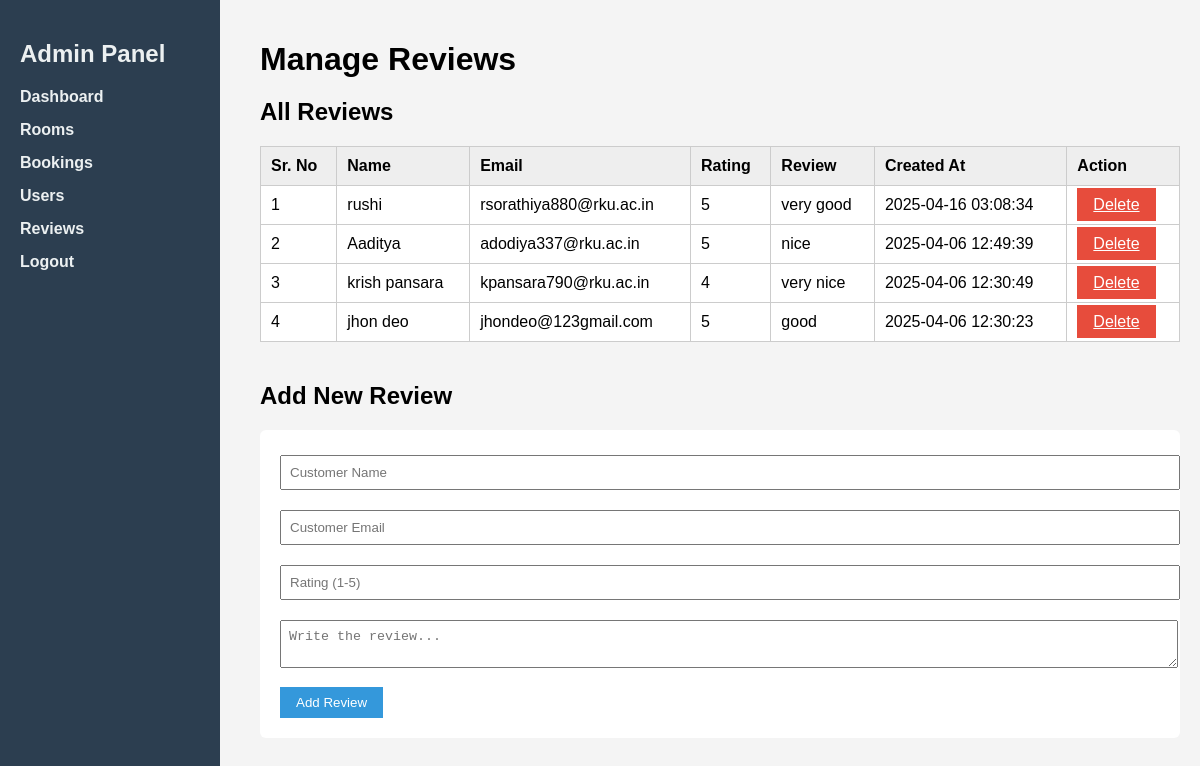
The page /admin/admin_reviews.php on the database its author committed.
### tables this page shows
CREATE TABLE `reviews` (
  `id` int(11) NOT NULL,
  `name` varchar(255) NOT NULL,
  `email` varchar(255) NOT NULL,
  `rating` int(11) NOT NULL,
  `review` text NOT NULL,
  `created_at` timestamp NOT NULL DEFAULT current_timestamp()
);

### admin/admin_reviews.php (the view, shortened to what this page needs)
<?php
$conn = new mysqli("localhost", "root", "", "ar_hotels");
$reviews = $conn->query("SELECT * FROM reviews ORDER BY created_at DESC");
?>
<!DOCTYPE html>
<html lang="en">
<head>
</head>
<body>
    <?php include 'admin_sidebar.php'; ?>
    <div class="main-content">
        <h1>Manage Reviews</h1>
        <h2>All Reviews</h2>
        <table>
            <thead>
                <tr>
                    <th>Sr. No</th>
                    <th>Name</th>
                    <th>Email</th>
                    <th>Rating</th>
                    <th>Review</th>
                    <th>Created At</th>
                    <th>Action</th>
                </tr>
            </thead>
            <tbody>
                <?php $sn = 1;
                while ($row = $reviews->fetch_assoc()): ?>
                    <tr>
                        <td data-label="Sr. No"><?= $sn++ ?></td>
                        <td data-label="Name"><?= $row['name'] ?></td>
                        <td data-label="Email"><?= $row['email'] ?></td>
                        <td data-label="Rating"><?= $row['rating'] ?></td>
                        <td data-label="Review"><?= $row['review'] ?></td>
                        <td data-label="Created"><?= $row['created_at'] ?></td>
                        <td data-label="Action">
                            <a href="admin_reviews.php?delete=<?= $row['id'] ?>" onclick="return confirm('Delete this review?');" class="btn btn-danger">Delete</a>
                        </td>
                    </tr>
                <?php endwhile; ?>
            </tbody>
        </table>
        <h2>Add New Review</h2>
        <form method="POST">
            <input type="text" name="name" placeholder="Customer Name" required>
            <input type="email" name="email" placeholder="Customer Email" required>
            <input type="number" name="rating" min="1" max="5" placeholder="Rating (1-5)" required>
            <textarea name="review" placeholder="Write the review..." required></textarea>
            <button type="submit" name="add_review" class="btn">Add Review</button>
        </form>
    </div>
</body>
</html>

### admin/admin_reviews.php (style rules this page uses)
body { margin: 0; font-family: Arial, sans-serif; background: #f4f4f4; }
.main-content { margin-left: 220px; padding: 20px; }
h1, h2 { margin-bottom: 20px; }
table { width: 100%; border-collapse: collapse; background: #fff; margin-bottom: 40px; }
th, td { padding: 10px; border: 1px solid #ccc; text-align: left; }
th { background: #eee; }
form { background: #fff; padding: 20px; border-radius: 6px; }
input, textarea { padding: 8px; width: 100%; margin: 5px 0 15px; }
.btn { padding: 8px 16px; border: none; background: #3498db; color: white; cursor: pointer; }
.btn-danger { background: #e74c3c; }

### admin/admin_sidebar.php (style rules this page uses)
.main-content { margin-left: 240px; padding: 20px; }

### rows shown on the page
reviews: name "rushi", email "rsorathiya880@rku.ac.in", rating "5", review "very good", created_at "2025-04-16 03:08:34"
reviews: name "Aaditya", email "adodiya337@rku.ac.in", rating "5", review "nice", created_at "2025-04-06 12:49:39"
reviews: name "krish pansara", email "kpansara790@rku.ac.in", rating "4", review "very nice", created_at "2025-04-06 12:30:49"
reviews: name "jhon deo", email "jhondeo@123gmail.com", rating "5", review "good", created_at "2025-04-06 12:30:23"
